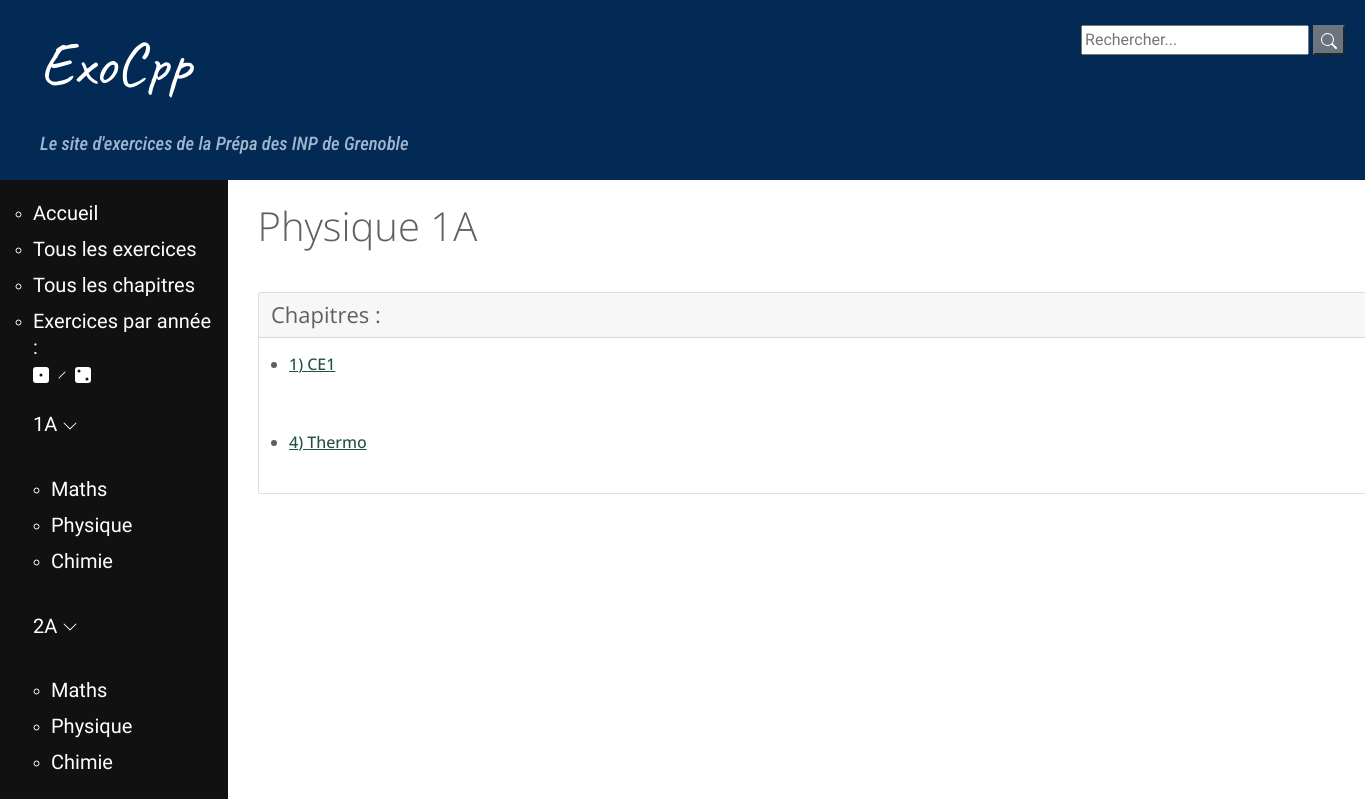
Page /phys_1A on the earlier database version.
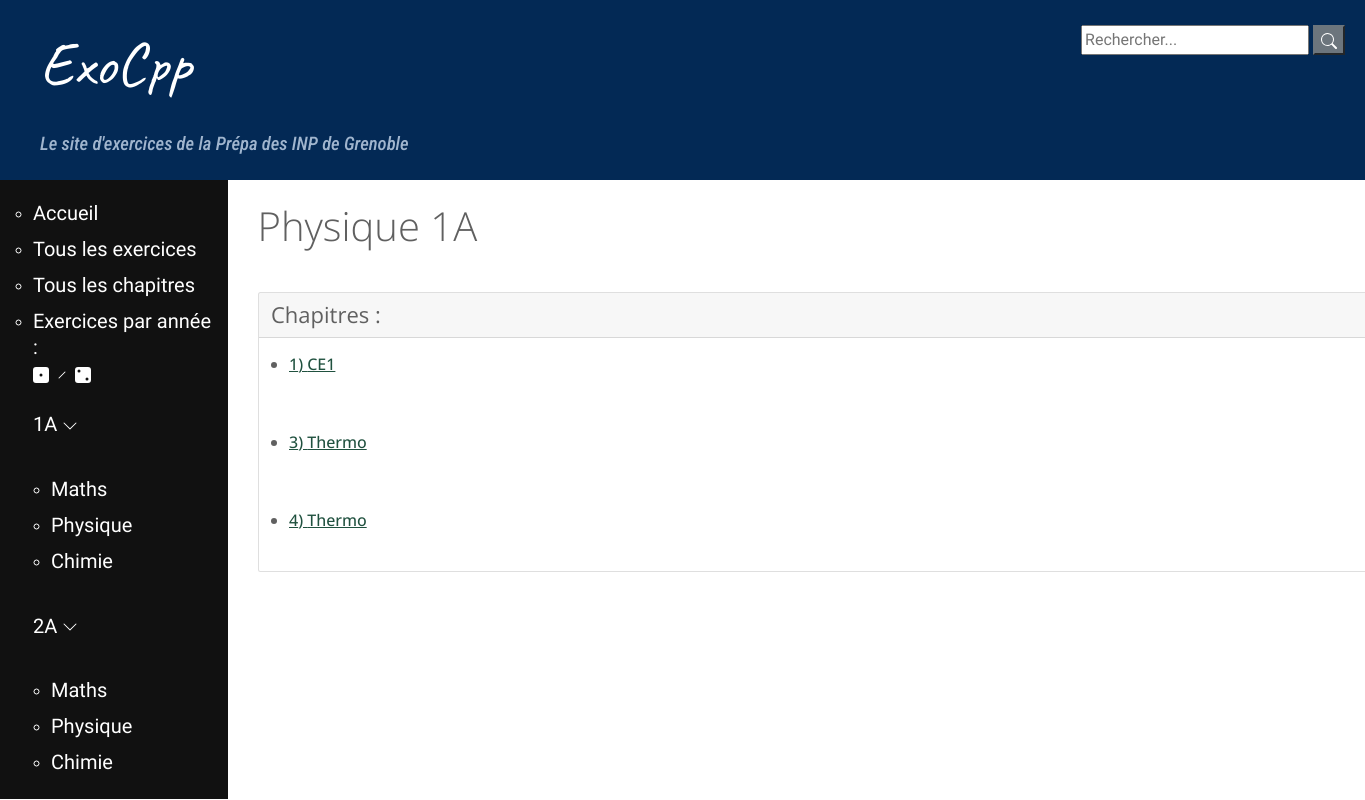
Same page on the later database version.
### exo/models.py (models this page shows, shortened)
class Chapitre(models.Model):
    annee = models.CharField(max_length=2, choices = [('1A', 'Première année'),
        ('2A', 'Deuxième année')])
    matiere = models.CharField(max_length=40 , choices = MATIERES)
    nom = models.CharField(max_length=200, null=False)
    numero = models.IntegerField(null=True, help_text="Vous pouvez numéroter le chapitre/module \
        pour permettre un classement dans l'ordre du programme (recommandé, \
        la valeur par défaut est 1)", default=1)
    def get_absolute_url(self):
        return reverse('chapitre-details', args=[str(self.id)])

### exo/views.py (the view)
# urls.py: path('phys_1A', views.phys_1A, name="1A-physique"),
def phys_1A(request):
	p_list = Chapitre.objects.filter(annee='1A', matiere='Physique').order_by('numero')
	return render(request, 'exo/1A-physique.html', {'p_list' : p_list})

### exo/templates/exo/1A-physique.html (shortened to what this page needs)
{% extends 'base_generic.html' %}
{% block content %}
	<h1>Physique 1A</h1>
		<div class="card">
			  <h4 class="card-header">Chapitres :</h4>
			{% for chapitre in p_list %}
				<div class="card-body">
			    	<h6 class="card-title"><ul><li><a href="{{ chapitre.get_absolute_url }}">{{ chapitre.numero }}) {{ chapitre.nom }}</a></li></ul></h6>
			  	</div>
			{% endfor %}
		</div>
{% endblock %}

Differences in the rows shown:
added Chapitre: numero "3", nom "Thermo"
